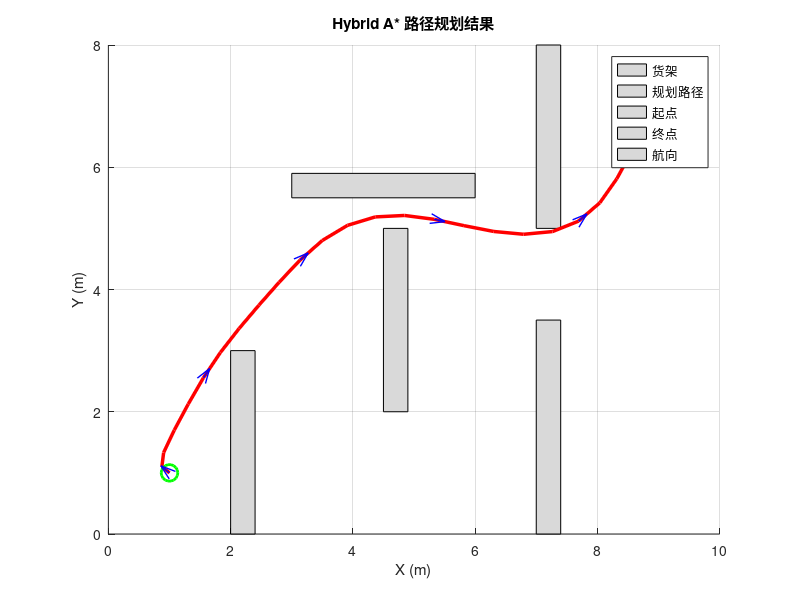

Recreate this plot in MATLAB.
function path = hybrid_astar_pathplanning()
%HYBRID_ASTAR_PATHPLANNING  Hybrid A* 路径规划
%   参考 CSDN 博客实现, 差速驱动 AGV, 仓储环境
%   输出: path [x, y, theta]

clear; clc; close all;

%% ==================== 1. 地图 ====================
map_w = 10;  map_h = 8;
res   = 0.2;
cols  = round(map_w / res);
rows  = round(map_h / res);

% 货架障碍物 [x1, y1, x2, y2]
obstacles = [
    2.0, 0.0, 2.4, 3.0;
    4.5, 2.0, 4.9, 5.0;
    7.0, 0.0, 7.4, 3.5;
    7.0, 5.0, 7.4, 8.0;
    3.0, 5.5, 6.0, 5.9;
];

obs_map = false(rows, cols);
for i = 1:size(obstacles, 1)
    c1 = max(1,   round(obstacles(i,1)/res)+1);
    r1 = max(1,   round(obstacles(i,2)/res)+1);
    c2 = min(cols, round(obstacles(i,3)/res)+1);
    r2 = min(rows, round(obstacles(i,4)/res)+1);
    obs_map(r1:r2, c1:c2) = true;
end

start_pos = [1.0, 1.0, 0];
goal_pos  = [9.0, 7.0, pi/2];

fprintf('========== Hybrid A* 路径规划 ==========\n');
fprintf('起点 (%.1f, %.1f) -> 终点 (%.1f, %.1f)\n', ...
    start_pos(1), start_pos(2), goal_pos(1), goal_pos(2));

%% ==================== 2. 参数 ====================
step_len = 0.5;                        % 步长 (m)
L = 0.52;                              % 轮距 (m)
curvatures = [-1.11, -0.52, 0, 0.52, 1.11];  % 5 种离散曲率 (m^-1), 由差速轮速比产生
n_curv = length(curvatures);
max_iter = 20000;

%% ==================== 3. 初始化 OpenList / CloseList ====================
% OpenList:  [x, y, theta, f, g, parent_idx, action_id]
% CloseList: [x, y, theta, f, g, parent_idx, action_id]
h0 = hypot(goal_pos(1)-start_pos(1), goal_pos(2)-start_pos(2));
OpenList  = [start_pos(1), start_pos(2), start_pos(3), h0, 0, 0, 0];
CloseList = [];

fprintf('搜索中...\n');

%% ==================== 4. 主循环 ====================
for iter = 1:max_iter
    if isempty(OpenList)
        warning('OpenList 为空'); path = start_pos; return;
    end

    % 4.1 取 f 值最小节点, 移入 CloseList
    [~, mi] = min(OpenList(:,4));
    cur = OpenList(mi, :);
    OpenList(mi, :) = [];
    CloseList(end+1, :) = cur; %#ok<AGROW>
    cur_idx = size(CloseList, 1);  % 当前节点在 CloseList 中的索引

    cx = cur(1); cy = cur(2); ct = cur(3);
    cg = cur(5);   % 当前节点的 g 值

    % 4.2 到达目标?
    if hypot(cx-goal_pos(1), cy-goal_pos(2)) < 0.5
        fprintf('找到路径! 迭代 %d\n', iter);
        path = backtrack(CloseList, start_pos);
        path = smooth_path(path, 3);
        fprintf('路径点数: %d, 长度 %.2f m\n', size(path,1), ...
            sum(hypot(diff(path(:,1)), diff(path(:,2)))));
        draw_map(obstacles, path, start_pos, goal_pos, map_w, map_h);
        return;
    end

    % 4.3 扩展 10 种动作 (5前进 + 5后退)
    for a = 1:n_curv*2
        if a <= n_curv
            kappa = curvatures(a);
            dir = 1;
        else
            kappa = curvatures(a - n_curv);
            dir = -1;
        end

        % 运动模型 (差速驱动曲率)
        [nx, ny, nt] = step_motion(cx, cy, ct, kappa, step_len, dir);

        % 边界
        if nx < 0 || nx > map_w || ny < 0 || ny > map_h
            continue;
        end

        % 碰撞
        if check_obs(cx, cy, nx, ny, obs_map, res, rows, cols)
            continue;
        end

        % 代价值
        g = cg + step_len;
        if dir == -1
            g = g + step_len * 0.5;    % 倒车惩罚
        end
        if abs(kappa) > 1e-6
            g = g + 0.1;               % 转弯惩罚
        end
        h = hypot(goal_pos(1)-nx, goal_pos(2)-ny);
        f = g + h;

        % 跳过已在 CloseList 中的节点
        if is_in_list(CloseList, nx, ny, nt, 0.15)
            continue;
        end

        % OpenList 去重: 若已有相同节点且代价更低则跳过, 否则更新
        oi = find_in_list(OpenList, nx, ny, nt, 0.15);
        if oi > 0
            if f < OpenList(oi, 4)
                OpenList(oi, :) = [nx, ny, nt, f, g, cur_idx, a];
            end
            continue;
        end

        % 加入 OpenList (存储父节点在 CloseList 中的索引)
        OpenList(end+1, :) = [nx, ny, nt, f, g, cur_idx, a]; %#ok<AGROW>
    end

    if mod(iter, 2000) == 0
        fprintf('  迭代 %d, Open: %d, Close: %d\n', ...
            iter, size(OpenList,1), size(CloseList,1));
    end
end

warning('达到最大迭代'); path = start_pos;
end

%% ======================== 运动模型 (差速驱动曲率) ========================
function [nx, ny, nt] = step_motion(x, y, theta, kappa, step, dir)
    if abs(kappa) < 1e-6
        nx = x + dir*step*cos(theta);
        ny = y + dir*step*sin(theta);
        nt = theta;
    else
        dtheta = dir * step * kappa;
        nt = theta + dtheta;
        nt = atan2(sin(nt), cos(nt));
        nx = x + dir*step*cos(theta + dtheta/2);
        ny = y + dir*step*sin(theta + dtheta/2);
    end
end

%% ======================== 碰撞检测 ========================
function hit = check_obs(x1, y1, x2, y2, obs_map, res, rows, cols)
    hit = false;
    for t = 0:0.1:1
        x = x1 + t*(x2-x1);  y = y1 + t*(y2-y1);
        c = round(x/res)+1;   r = round(y/res)+1;
        r = max(1,min(rows,r)); c = max(1,min(cols,c));
        if obs_map(r,c), hit = true; return; end
    end
end

%% ======================== 列表查找 ========================
function found = is_in_list(lst, x, y, theta, tol)
    if isempty(lst)
        found = false;
        return;
    end
    d = hypot(lst(:,1)-x, lst(:,2)-y);
    a = abs(atan2(sin(lst(:,3)-theta), cos(lst(:,3)-theta)));
    found = any(d < tol & a < 0.1);
end

function idx = find_in_list(lst, x, y, theta, tol)
    if isempty(lst)
        idx = 0; return;
    end
    d = hypot(lst(:,1)-x, lst(:,2)-y);
    a = abs(atan2(sin(lst(:,3)-theta), cos(lst(:,3)-theta)));
    idx = find(d < tol & a < 0.1, 1);
    if isempty(idx), idx = 0; end
end

%% ======================== 路径回溯 ========================
function path = backtrack(CloseList, start_pos)
    % CloseList: [x, y, theta, f, g, parent_idx, action_id]
    % 从最后一个节点沿父索引链回溯到起点
    cur = size(CloseList, 1);
    pts = {};
    for k = 1:size(CloseList, 1)
        pts{end+1} = [CloseList(cur,1), CloseList(cur,2), CloseList(cur,3)]; %#ok<AGROW>
        parent_idx = CloseList(cur, 6);
        if parent_idx == 0
            break;
        end
        cur = parent_idx;
    end

    pts = flip(pts);
    path = cell2mat(pts(:));
end

%% ======================== 路径平滑 ========================
function sp = smooth_path(p, n)
    sp = p;
    for pass = 1:n
        tmp = sp;
        for i = 2:size(sp,1)-1
            tmp(i,1) = 0.25*sp(i-1,1) + 0.5*sp(i,1) + 0.25*sp(i+1,1);
            tmp(i,2) = 0.25*sp(i-1,2) + 0.5*sp(i,2) + 0.25*sp(i+1,2);
        end
        sp = tmp;
    end
    for i = 1:size(sp,1)-1
        sp(i,3) = atan2(sp(i+1,2)-sp(i,2), sp(i+1,1)-sp(i,1));
    end
    sp(end,3) = sp(end-1,3);
end

%% ======================== 绘图 ========================
function draw_map(obstacles, path, sp, gp, mw, mh)
    figure('Color','w','Position',[100,100,800,500]);
    hold on;
    for i = 1:size(obstacles,1)
        x1=obstacles(i,1);y1=obstacles(i,2);
        x2=obstacles(i,3);y2=obstacles(i,4);
        fill([x1 x2 x2 x1],[y1 y1 y2 y2],[0.85 0.85 0.85],'EdgeColor','k');
    end
    plot(path(:,1),path(:,2),'r-','LineWidth',2.5);
    plot(sp(1),sp(2),'go','MarkerSize',12,'LineWidth',2);
    plot(gp(1),gp(2),'rx','MarkerSize',12,'LineWidth',2);
    for i = 1:5:size(path,1)
        quiver(path(i,1),path(i,2),0.2*cos(path(i,3)),0.2*sin(path(i,3)), ...
            'b','LineWidth',1,'MaxHeadSize',0.8);
    end
    grid on; axis equal; xlim([0 mw]); ylim([0 mh]);
    xlabel('X (m)'); ylabel('Y (m)');
    title('Hybrid A* 路径规划结果');
    legend('货架','规划路径','起点','终点','航向','Location','best');
    saveas(gcf, 'hybrid_astar_result.png');
    fprintf('已保存: hybrid_astar_result.png\n');
end
